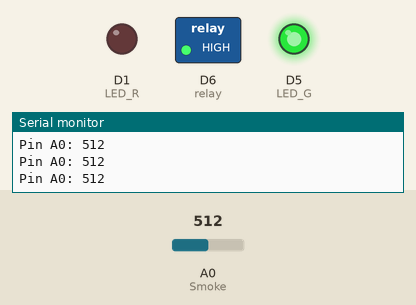
Simulated run of this sketch. Board: ESP8266 (NodeMCU). On the bench: switched loads named in the sketch (green lamp = pin HIGH), output pins drawn as LEDs (lit = HIGH), the last lines printed to the serial monitor. The inputs (shaded band) are chosen by the test bench; at power-on: A0 (Smoke) = 512. WiFi joins after 1.5 s; servers stay silent unless stated; web services answer with replies made up by the test bench; not simulated (calls return 0 or success): WiFiClientSecureAxTLS.h.

Above: at 2.7 s.
2.8 s: A0 (Smoke) set to 693
5.8 s: A0 (Smoke) set to 715
At 6.5 s:
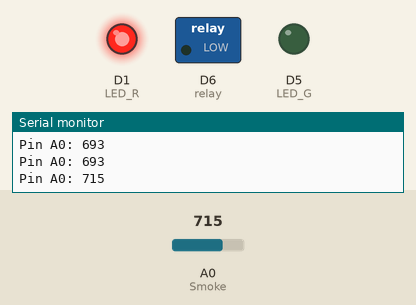
At 11.5 s:
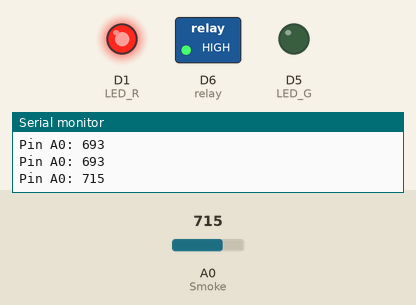
Timing chart, 0 to 13.0 s (numbered marks = the images above; inputs shaded):
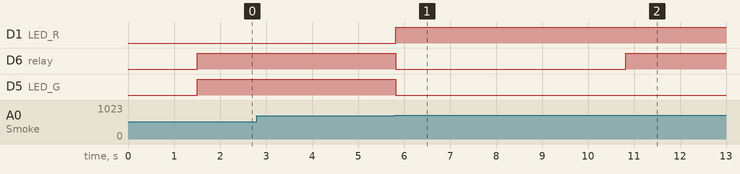

Measured:
- the behaviour switches between 700 and 701 on A0 (Smoke) (found by bisection; images 0 and 1)
- after the input at 5.8 s, D1 (LED_R): LOW → HIGH at once; D6 (relay): HIGH → LOW at once, → HIGH 5.0 s later; D5 (LED_G): HIGH → LOW at once

The sketch:

SmokeDetectorIOT.ino
```cpp
#include <ESP8266WiFi.h>
#include <WiFiClientSecureAxTLS.h>
void Line_Notify(String message) ;
#define WIFI_SSID "KIB_2.4G"
#define WIFI_PASSWORD "nongshin"
#define LINE_TOKEN "LaBjxp711IdDzVDnrA96gjCCPLmK6A4RUukJYTYHRau"
int LED_R = D1;
int LED_G = D5;
int relay = D6;
int Smoke = A0;
int sensorThres = 700;
void setup() {
  pinMode(LED_R, OUTPUT);
  pinMode(LED_G, OUTPUT);
  pinMode(relay, OUTPUT);
  pinMode(Smoke, INPUT);
  Serial.begin(9600);

  WiFi.mode(WIFI_STA);
  WiFi.begin(WIFI_SSID, WIFI_PASSWORD);
  Serial.print("connecting");
  while (WiFi.status() != WL_CONNECTED) {
    Serial.println(".");
    delay(500);
  }
  Serial.println();
  Serial.print("connected: ");
  Serial.println(WiFi.localIP());
  }
void loop()
{
 int analogSensor = analogRead(Smoke);
  Serial.print("Pin A0: ");
  Serial.println(analogSensor);
  // Checks if it has reached the threshold value
  if (analogSensor > sensorThres)
  {
    digitalWrite(LED_R, HIGH);
    digitalWrite(LED_G, LOW);
    digitalWrite(relay,0);
    delay(5000);
    digitalWrite(relay,1);
    delay(2000);
    Line_Notify("A Fire Warning. Please Call Emergency");
    delay(3000);
  }
  else
  {
    digitalWrite(LED_R, LOW);
    digitalWrite(LED_G, HIGH);
    digitalWrite(relay,1);
  }
}
void Line_Notify(String message) {
  axTLS::WiFiClientSecure client;
  if (!client.connect("notify-api.line.me", 443)) {
    Serial.println("connection failed");
    return;
  }
  String req = "";
  req += "POST /api/notify HTTP/1.1\r\n";
  req += "Host: notify-api.line.me\r\n";
  req += "Authorization: Bearer " + String(LINE_TOKEN) + "\r\n";
  req += "Cache-Control: no-cache\r\n";
  req += "User-Agent: ESP8266\r\n";
  req += "Connection: close\r\n";
  req += "Content-Type: application/x-www-form-urlencoded\r\n";
  req += "Content-Length: " + String(String("message=" + message).length()) + "\r\n";
  req += "\r\n";
  req += "message=" + message;
  client.print(req);
  delay(20);
  while(client.connected()) {
    String line = client.readStringUntil('\n');
    if (line == "\r") {
      break;
    }
  }
}
```
